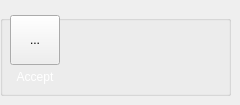
          <widget class="QWidget" name="pageLandMark">
           <widget class="QGroupBox" name="gboxLandmark">
            <property name="geometry">
             <rect>
              <x>0</x>
              <y>15</y>
              <width>231</width>
              <height>81</height>
             </rect>
            </property>
            <property name="title">
             <string/>
            </property>
            <widget class="QToolButton" name="btnAcceptNodes">
             <property name="geometry">
              <rect>
               <x>10</x>
               <y>0</y>
               <width>50</width>
               <height>50</height>
              </rect>
             </property>
             <property name="text">
              <string>...</string>
             </property>
             <property name="icon">
              <iconset resource="../src/resource.qrc">
               <normaloff>:/newPrefix/Icons/accept.svg</normaloff>:/newPrefix/Icons/accept.svg</iconset>
             </property>
             <property name="iconSize">
              <size>
               <width>32</width>
               <height>32</height>
              </size>
             </property>
            </widget>
            <widget class="QLabel" name="label_17">
             <property name="geometry">
              <rect>
               <x>5</x>
               <y>50</y>
               <width>60</width>
               <height>25</height>
              </rect>
             </property>
             <property name="text">
              <string>&lt;html&gt;&lt;head/&gt;&lt;body&gt;&lt;p align=&quot;center&quot;&gt;&lt;span style=&quot; font-size:9pt; color:#ffffff;&quot;&gt;Accept&lt;/span&gt;&lt;/p&gt;&lt;/body&gt;&lt;/html&gt;</string>
             </property>
            </widget>
           </widget>
          </widget>
